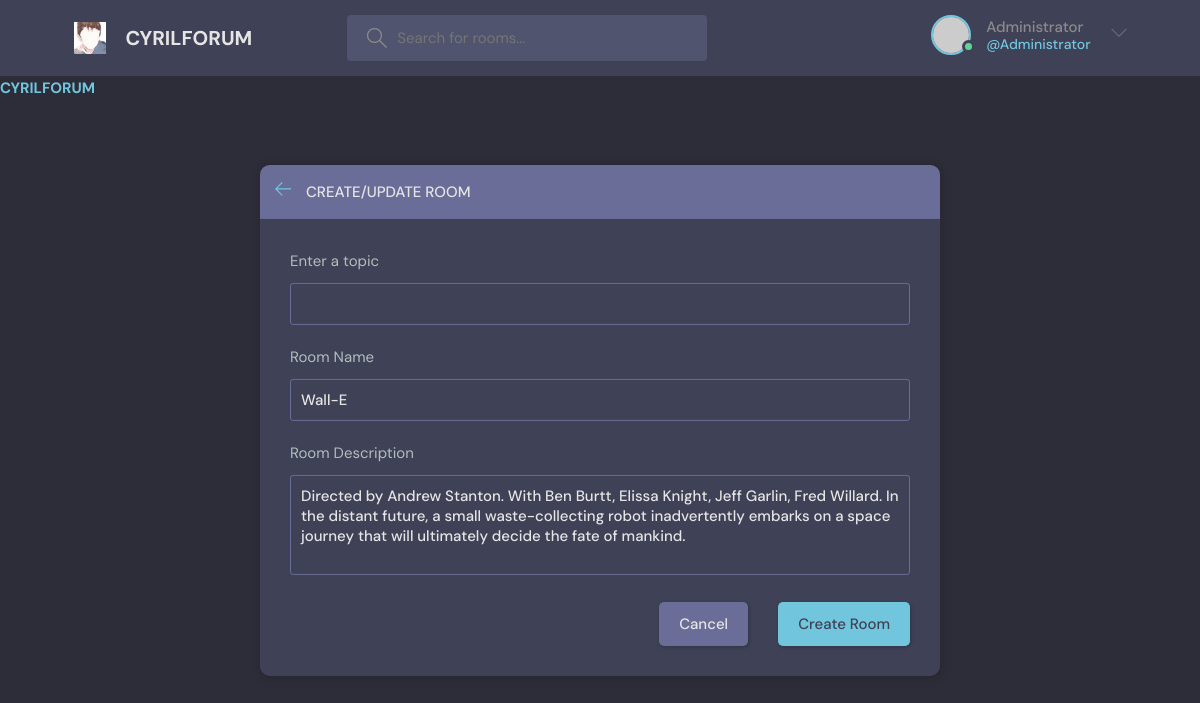
Screenshot of /update-room/2/ (signed in) with the database file from the repository.
### myapp/models.py (models this page shows, shortened)
class Room(models.Model):
    host = models.ForeignKey(User, on_delete=models.SET_NULL, null=True)
    topic = models.ForeignKey(Topic, on_delete=models.SET_NULL, null=True)
    name = models.CharField(max_length=200)
    description = models.TextField(null=True, blank=True)
    participants = models.ManyToManyField(User, related_name='participants', blank=True)
    updated = models.DateTimeField(auto_now=True)
    created = models.DateTimeField(auto_now_add=True)
    class Meta:
        ordering = ['-updated', '-created']

### myapp/views.py (the view, shortened to what this page needs)
# urls.py: path('update-room/<str:pk>/', views.updateRoom, name="update-room"),
@login_required(login_url='login')
def updateRoom(request, pk):
    room = Room.objects.get(id=pk)
    form = RoomForm(instance=room)
    topics = Topic.objects.all()
    if request.user != room.host:
        return HttpResponse('You are not allowed here!!')
    context = {'form': form, 'topics': topics}
    return render(request, 'myapp/room_form.html', context)

### myapp/forms.py
class RoomForm(ModelForm):
    class Meta:
        model = Room
        fields = '__all__'
        exclude = ['host', 'participants']

### myapp/templates/myapp/room_form.html (shortened to what this page needs)
{% extends 'main.html' %}
{% block content %}
  <main class="create-room layout">
    <div class="container">
      <div class="layout__box">
        <div class="layout__boxHeader">
          <div class="layout__boxTitle">
            <a href="{% url 'home'%}">
              <svg version="1.1" xmlns="http://www.w3.org/2000/svg" width="32" height="32" viewBox="0 0 32 32">
                <title>arrow-left</title>
                <path
                  d="M13.723 2.286l-13.723 13.714 13.719 13.714 1.616-1.611-10.96-10.96h27.625v-2.286h-27.625l10.965-10.965-1.616-1.607z">
                </path>
              </svg>
            </a>
            <h3>Create/update ROOM</h3>
          </div>
        </div>
        <div class="layout__body">
          <form class="form" action="" method="POST">
         <div class="form__group">
              <label for="room_topic">Enter a topic</label>
              <input required type="text" value="{{room.topic.name}}" name="topic" list="topic-list" />
            </div>
            <div class="form__group">
              <label for="room_description">{{field.label}}Room Name</label>
              {{form.name}}
            </div>
            <div class="form__group">
              <label for="room_name">Room Description</label>
              {{form.description}}
            </div>
            <div class="form__action">
              <a class="btn btn--dark" href="index.html">Cancel</a>
              <button class="btn btn--main" type="submit">Create Room</button>
            </div>
          </form>
        </div>
      </div>
    </div>
  </main>
{% endblock content %}

### templates/navbar.html (shortened to what this page needs)
{% load static %}
<header class="header header--loggedIn">
    <div class="container">
        <a href="{% url 'home' %}" class="header__logo">
          <img src="{% static 'images/cy.jpg'%}" />
          <h1>CYRILFORUM</h1>
        </a>
        <form class="header__search" method="GET" action="{% url 'home' %}" >
          <label>
            <input name="q" placeholder="Search for rooms..." />
          </label>
        </form>
        <nav class="header__menu">
          {% if request.user.is_authenticated %}
          <div class="header__user">
            <a href="{% url 'update-user'%}">
              <div class="avatar avatar--medium active">
                <img src="https://randomuser.me/api/portraits/men/37.jpg" />
              </div>
              <p>{{request.user.username}} <span>@{{request.user.username}}</span></p>
            </a>
            <button class="dropdown-button">
              <svg version="1.1" xmlns="http://www.w3.org/2000/svg" width="32" height="32" viewBox="0 0 32 32">
                <title>chevron-down</title>
                <path d="M16 21l-13-13h-3l16 16 16-16h-3l-13 13z"></path>
              </svg>
            </button>
          </div>
           {% else %}
           <a href="{% url 'login' %}">
            <img src="{% static 'images/avatar.svg'%}" />
            <p>Login</p>
          </a>
           {% endif %}
        </nav>
      </div>
    </header>
<a href="/">
<h1>CYRILFORUM</h1>
</a>

### rows the page displays
Room: name "Wall-E", description "Directed by Andrew Stanton. With Ben Burtt, Elissa Knight, Jeff Garlin, Fred Willard. In the distant future, a small waste-collecting robot inadvertently embarks on a space journey that will ultimately decide the fate of mankind."

### other values shown
{{ request.user.username }} "Administrator"
